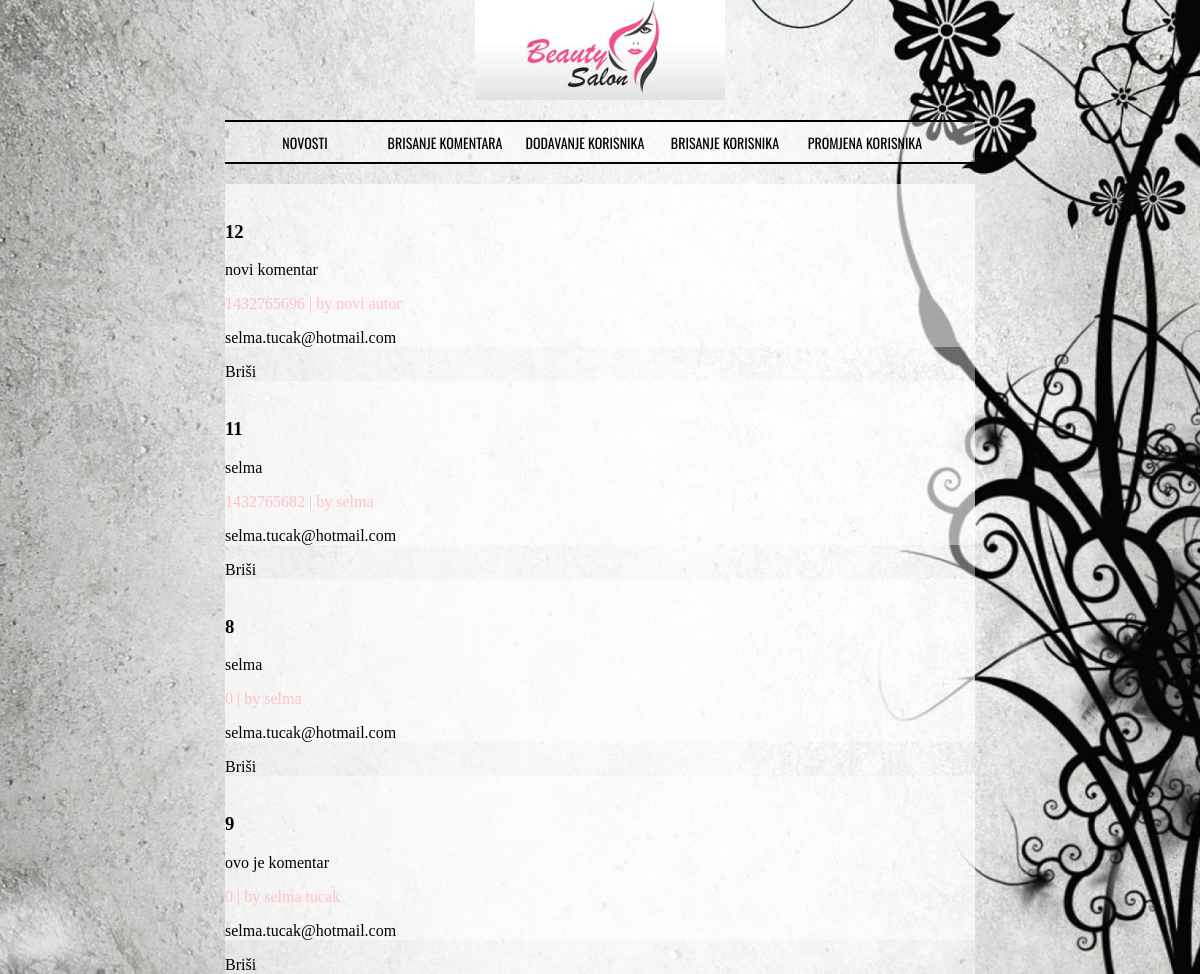
/brisanjeKomentara.php, run on the app's committed database.
### tables this page shows
CREATE TABLE IF NOT EXISTS `komentari` (
  `id` int(11) NOT NULL AUTO_INCREMENT,
  `autor` varchar(50) NOT NULL,
  `tekst` text NOT NULL,
  `email` varchar(50) DEFAULT NULL,
  `datum` timestamp NOT NULL DEFAULT CURRENT_TIMESTAMP,
  `novost` int(11) NOT NULL,
  PRIMARY KEY (`id`),
  KEY `novost` (`novost`)
);

### brisanjeKomentara.php (the view, shortened to what this page needs)
<!DOCTYPE HTML PUBLIC "-//W3C//DTD HTML 4.01 Transitional//EN">
<html>
<head>
 <link rel="stylesheet" type="text/css" href="stilST.css">
</head>
<body>
<div id="okvir">
	<div id="zaglavlje">
	</div>
	<div class="meni">
		<div class="naviLinks" onmouseover="prikazi()" onmouseout="sakrij()"><a href="dodajNovost.php">NOVOSTI</a>
								</div>
    <div class="naviLinks"><a href="brisanjeKomentara.php">BRISANJE KOMENTARA</a></div>
	<div class="naviLinks"><a href="dodavanjeKorisnika.php">DODAVANJE KORISNIKA</a></div>
	<div class="naviLinks"><a href="brisanjeKorisnika.php">BRISANJE KORISNIKA</a></div>
	<div class="naviLinks"><a href="promjenaKorisnika.php">PROMJENA KORISNIKA</a></div>
								</div>
<div id="glavni">
<?php
 $veza = new PDO("mysql:dbname=beauty;host=localhost;charset=utf8", "user", "user");
 $veza->exec("set names utf8");
	    $rezultat = $veza->query("select id, autor, tekst, UNIX_TIMESTAMP(datum) datum2, email from komentari order by datum desc");
	    foreach ($rezultat as $komentar) {
		 print ("<div id = 'glavni'><br/>
		 <h3>".$komentar['id']."</h3>
			 <p> ".$komentar['tekst']."<a style='color: blue;'></a></p>
			 <p style='color: pink;'>".$komentar['datum2']." | by ".htmlentities($komentar['autor'], ENT_QUOTES)."</p>
			 <p>".htmlentities($komentar['email'], ENT_QUOTES)."</p></div>");
	     print ("<a href='http://localhost/projekat/brisanjeKomentara.php?id=".$komentar['id']."'> Briši </a>");
		 }
		?>
</div>
</div>
</body>
</html>

### stilST.css (style rules this page uses)
#zaglavlje { background:url(beuty.jpg) no-repeat; background-size:cover; background-color:rgba(255, 255, 255, 0.0); background-position:center; height:100px; width:250px; position:relative; margin-left:auto; margin-right:auto; }
#okvir { width:750px; margin:auto; }
body { height:100%; background:url(image.jpg) repeat; background-position:center; background-size:cover; padding:0; margin:0; }
.meni { color: black; height: 20px; border-bottom: 2px solid #000; border-top: 2px solid #000; background-color:#fff; background: rgba(255, 255, 255, 0.4); padding:10px; margin-top:20px; margin-bottom:20px; }
.naviLinks a:link, a:hover, a:active, a:focus { color: black; text-decoration: none; font: Beta; }
.naviLinks { height: 60px; width: 140px; text-align:center; font-family:Oswald; font-size: 14px; float: left; }
a { color:black; text-decoration:none; outline:none; }
#glavni { background-color:rgba(255, 255, 255, 0.4); width:750px; }

### data on the page
komentari: id "12", tekst "novi komentar", datum2 "1432765696", autor "novi autor", email "selma.tucak@hotmail.com"
komentari: id "11", tekst "selma", datum2 "1432765682", autor "selma", email "selma.tucak@hotmail.com"
komentari: id "8", tekst "selma", datum2 "0", autor "selma", email "selma.tucak@hotmail.com"
komentari: id "9", tekst "ovo je komentar", datum2 "0", autor "selma tucak", email "selma.tucak@hotmail.com"
